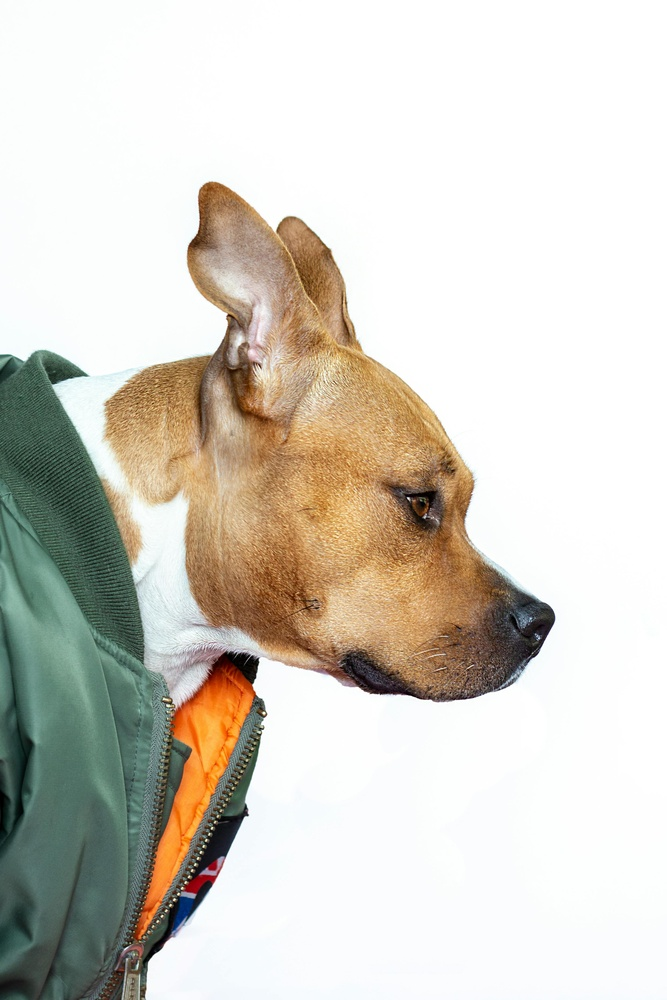
#> input picture input_images/pexels-alexnovii-2862127.jpg, 667 x 1000 px, shrunk from 2855 x 4282 before the run; its folder holds only this picture in this run
$ python image_processor.py
#> lines starting #> are read from the running program, lines starting #| are printed output that depends on the picture; after the words box and inside, x2 and y2 are one past the last pixel; in counts of white or black regions, pixels touching at a corner belong together
import cv2
import os

INPUT_DIR = "input_images"
OUTPUT_DIR = "output_images"

def process_images():
    os.makedirs(OUTPUT_DIR, exist_ok=True)

    for filename in os.listdir(INPUT_DIR):
        if filename.lower().endswith((".png", ".jpg", ".jpeg")):
            img_path = os.path.join(INPUT_DIR, filename)

            img = cv2.imread(img_path)
#> img is the input picture: shape (1000, 667, 3); mean B, G, R 197.7, 207.7, 211.9
            gray = cv2.cvtColor(img, cv2.COLOR_BGR2GRAY)
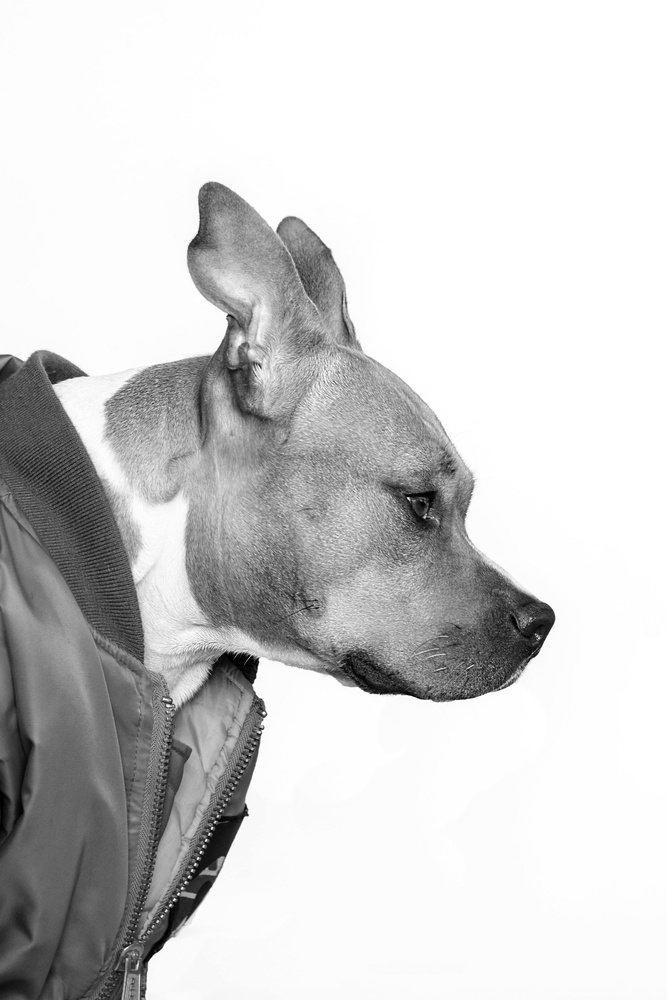
#> gray: shape (1000, 667); min 0, max 255, mean 207.8

            # CLAHE
            clahe = cv2.createCLAHE(clipLimit=2.0, tileGridSize=(8,8))
            clahe_img = clahe.apply(gray)
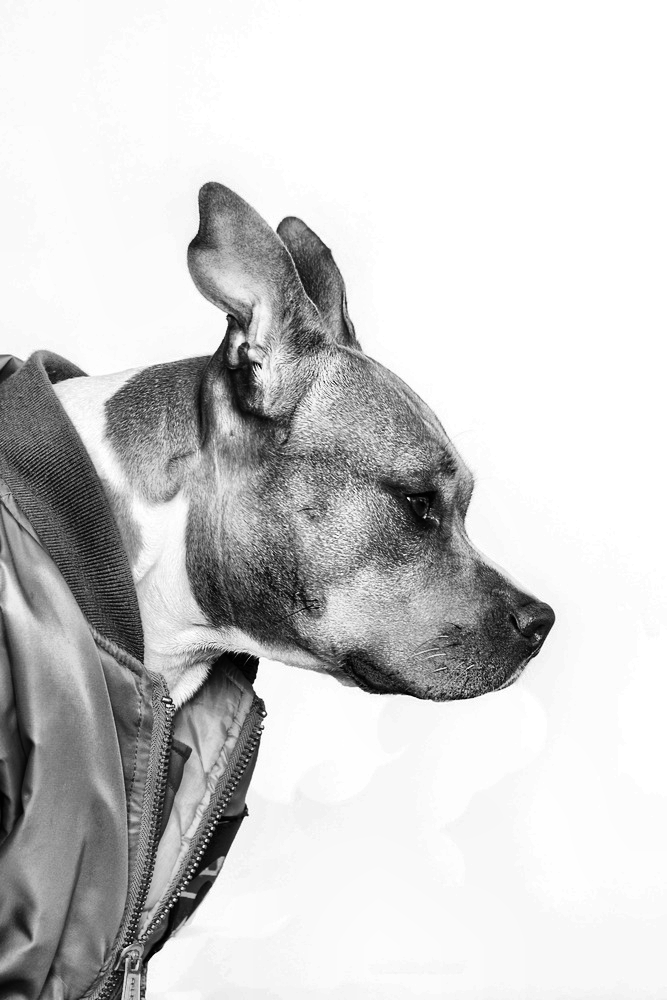
#> clahe_img: shape (1000, 667); min 0, max 255, mean 206.2

            # Gaussian Blur
            blurred = cv2.GaussianBlur(clahe_img, (5,5), 0)

            # Adaptive Threshold
            thresh = cv2.adaptiveThreshold(
                blurred, 255,
                cv2.ADAPTIVE_THRESH_GAUSSIAN_C,
                cv2.THRESH_BINARY, 11, 2
            )
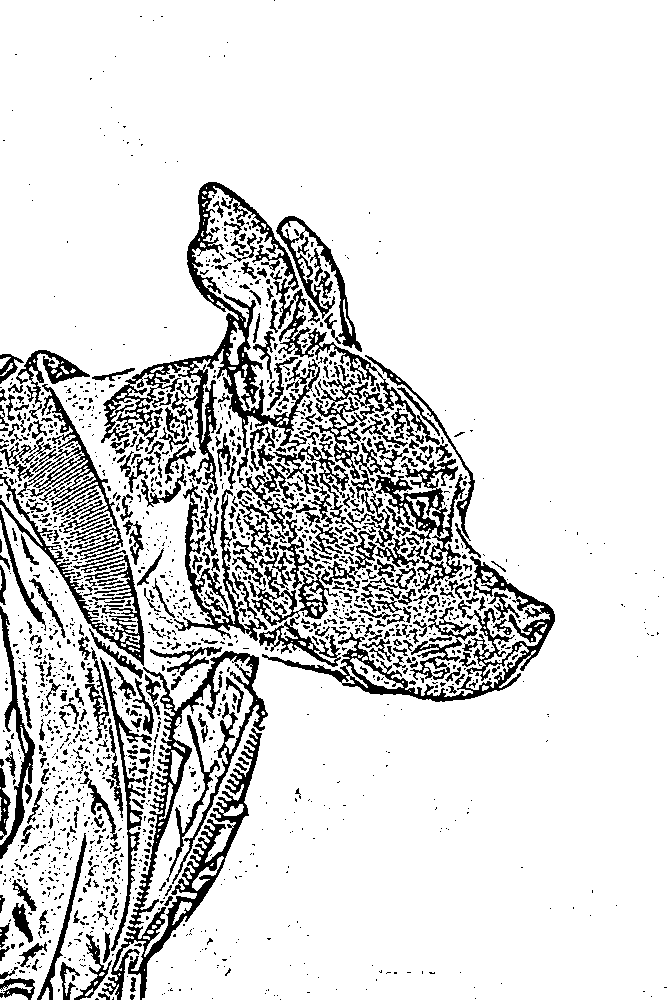
#> thresh: shape (1000, 667); 85.6% white; 1782 black regions (1348 under 20 px), largest, box (x1, y1, x2, y2) and area: (101, 182, 440, 495) 11804, (102, 651, 268, 1000) 9717, (262, 556, 555, 702) 5423

            # Invert Colors
            inverted = cv2.bitwise_not(thresh)

            output_path = os.path.join(OUTPUT_DIR, filename)
            cv2.imwrite(output_path, inverted)

    return True


if __name__ == "__main__":
    process_images()
    print("Image processing completed.")

$ run again, on input_images/pexels-david-vives-1474251-28990268.jpg
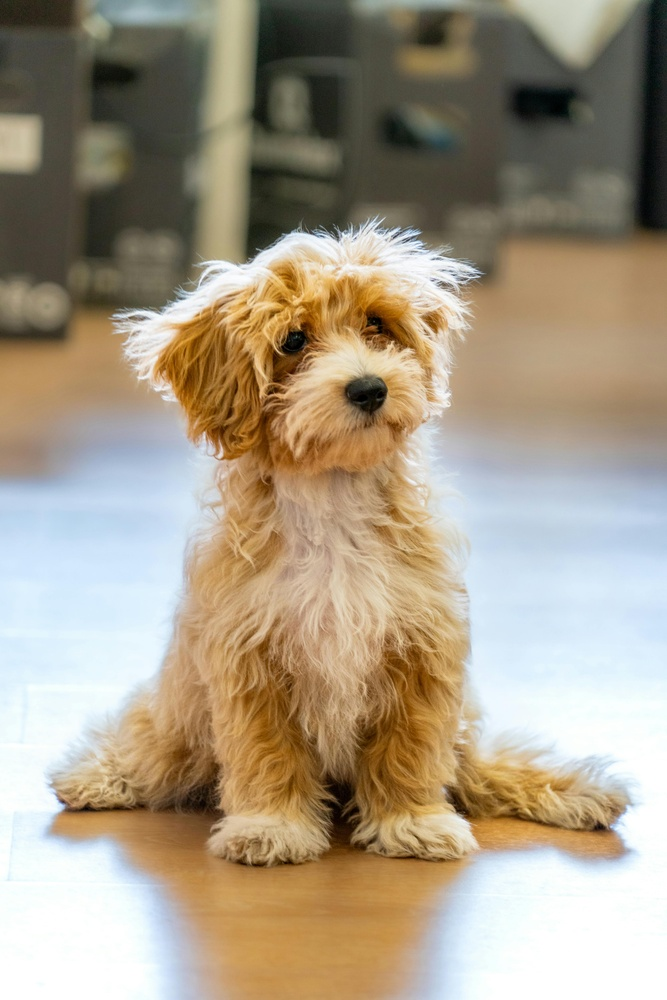
#> input picture input_images/pexels-david-vives-1474251-28990268.jpg, 667 x 1000 px, shrunk from 4000 x 6000 before the run
#> in process_images, img is the input picture: shape (1000, 667, 3); mean B, G, R 134.1, 154.5, 166.8
#> in process_images, `clahe_img = clahe.apply(gray)`:
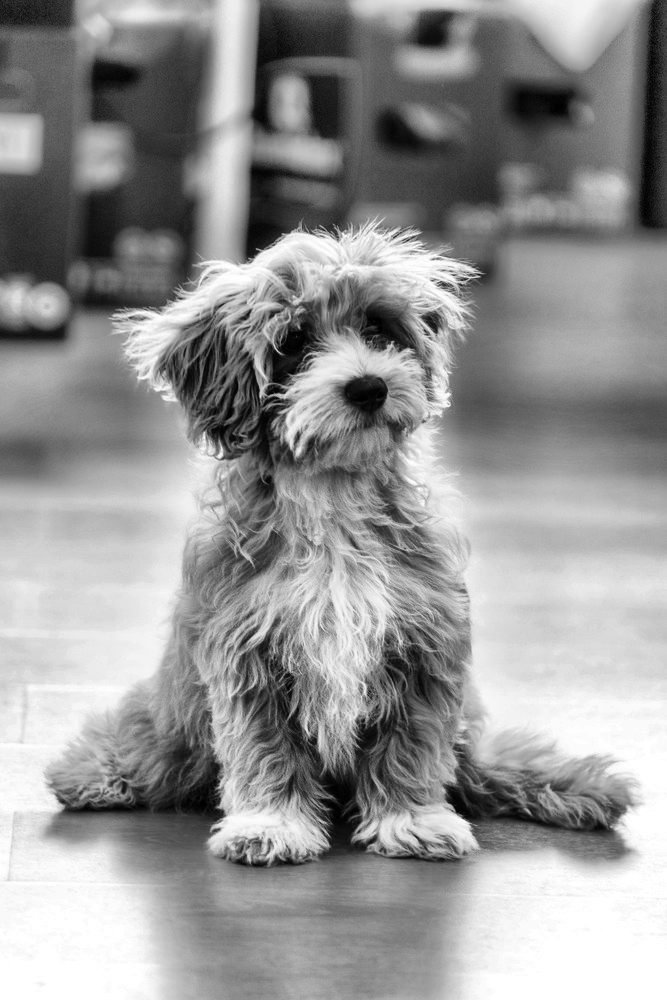
#> clahe_img: shape (1000, 667); min 0, max 255, mean 149
#> in process_images, `thresh = cv2.adaptiveThreshold( blurred, 255, cv2.ADAPTIVE_THRESH_GAUS..`:
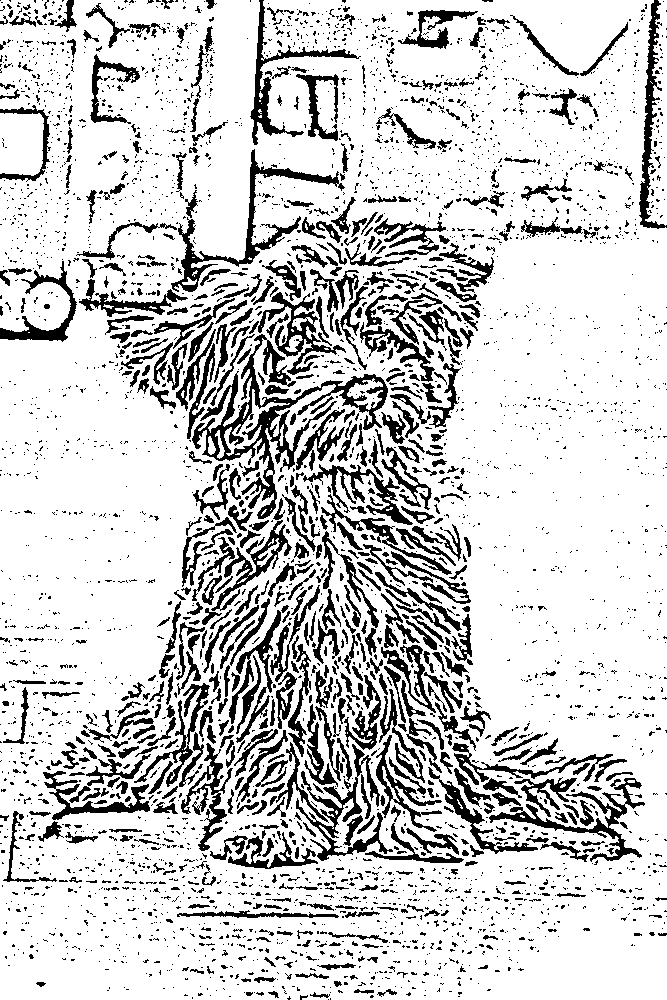
#> thresh: shape (1000, 667); 81.2% white; 4095 black regions (3410 under 20 px), largest, box (x1, y1, x2, y2) and area: (192, 334, 388, 519) 6457, (171, 149, 345, 292) 2745, (296, 744, 393, 861) 2194
